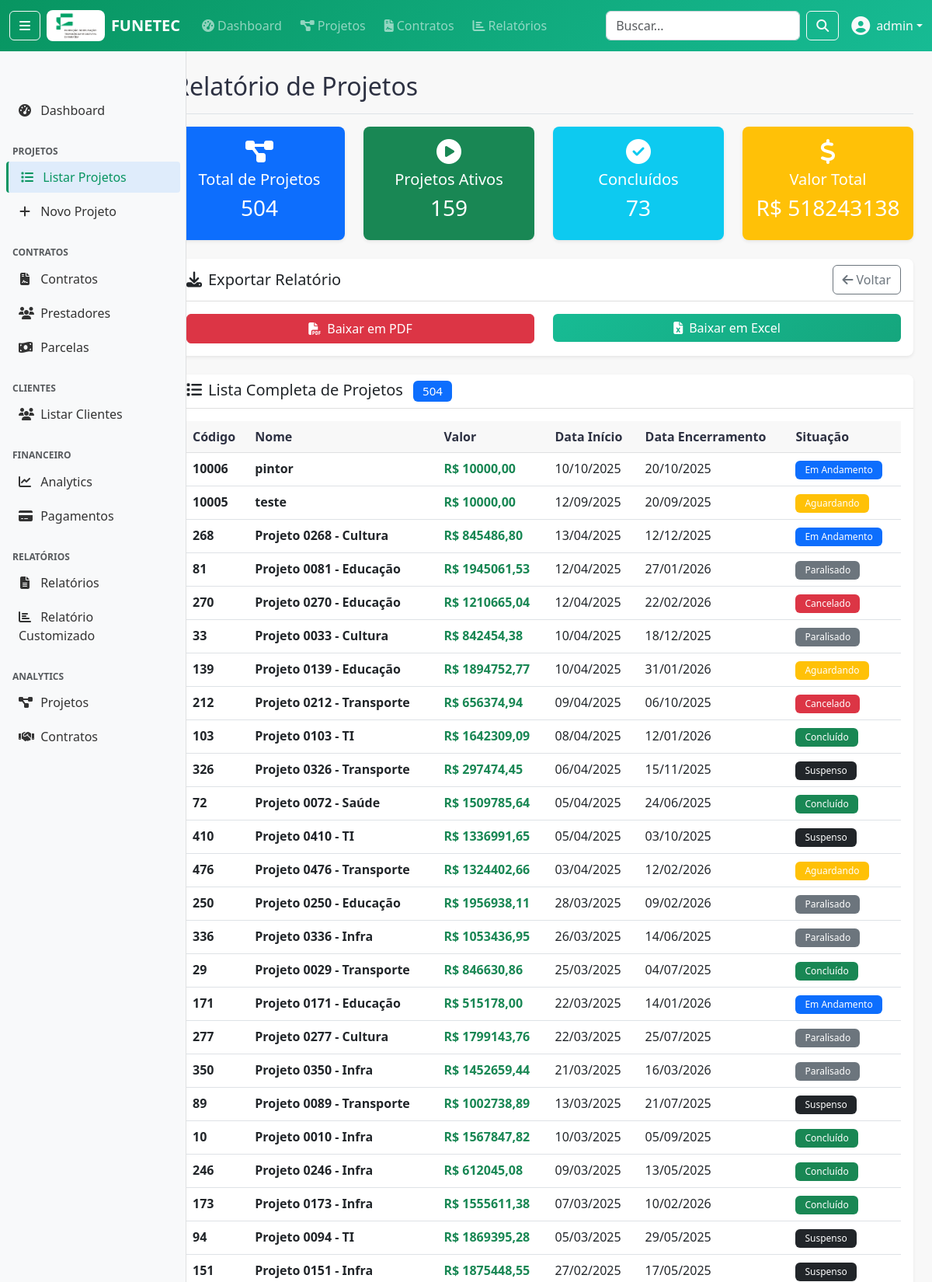
/relatorios/projetos/ (signed in, upper part), run on the app's committed database.
### apps/accounts/models/user.py (models this page shows, shortened)
class User(AbstractUser):
    ROLE_CHOICES = [
        ('admin', 'Administrador'),
        ('ti', 'TI'),
        ('fiscal', 'Fiscal'),
        ('financeiro', 'Financeiro'),
        ('analista', 'Analista'),
        ('cliente', 'Cliente'),
    ]
    DEPARTMENT_CHOICES = [
        ('administrativo', 'Administrativo'),
        ('financeiro', 'Financeiro'),
        ('ti', 'Tecnologia da Informação'),
        ('fiscal', 'Fiscal'),
        ('operacional', 'Operacional'),
        ('diretoria', 'Diretoria'),
    ]
    cpf = models.CharField(
        'CPF', max_length=14, unique=True, null=True, blank=True,
        validators=[RegexValidator(
            regex=r'^\d{3}\.\d{3}\.\d{3}-\d{2}$|^\d{11}$',
            message='CPF deve estar no formato XXX.XXX.XXX-XX ou apenas números'
        )]
    )
    telefone = models.CharField('Telefone', max_length=20, blank=True)
    role = models.CharField('Função', max_length=20, choices=ROLE_CHOICES, default='analista')
    department = models.CharField('Departamento', max_length=30, choices=DEPARTMENT_CHOICES, blank=True)
    is_cliente_externo = models.BooleanField('Cliente Externo', default=False, help_text='Indica se é um cliente externo da FUNETEC')
    last_activity = models.DateTimeField('Última Atividade', null=True, blank=True)
    class Meta:
        verbose_name = 'Usuário'
        verbose_name_plural = 'Usuários'
        ordering = ['-date_joined']
        permissions = [
            ('can_manage_users', 'Pode gerenciar usuários'),
            ('can_view_financial_data', 'Pode ver dados financeiros'),
            ('can_manage_contracts', 'Pode gerenciar contratos'),
            ('can_manage_projects', 'Pode gerenciar projetos'),
            ('can_generate_reports', 'Pode gerar relatórios'),
        ]
    def __str__(self):
        return self.get_full_name() or self.username
    def is_admin(self):
        return self.role == 'admin' or self.is_superuser
    def is_cliente(self):
        return self.role == 'cliente' or self.is_cliente_externo
    def can_manage_projects(self):
        return self.is_admin() or self.has_perm('accounts.can_manage_projects')
    def can_view_financial_data(self):
        return self.role in ['admin', 'financeiro', 'fiscal'] or self.has_perm('accounts.can_view_financial_data')
    def can_manage_contracts(self):
        return self.role in ['admin', 'financeiro'] or self.has_perm('accounts.can_manage_contracts')
    def can_generate_reports(self):
        return not self.is_cliente() or self.has_perm('accounts.can_generate_reports')
    def can_manage_users(self):
        """Verificar se pode gerenciar usuários"""
        return self.is_admin() or self.has_perm('accounts.can_manage_users')

### apps/projetos/models/projeto.py (models this page shows, shortened)
class Projeto(models.Model):
    SITUACAO_CHOICES = [
        ('1', 'Aguardando Início'),
        ('2', 'Em andamento'),
        ('3', 'Paralisado'),
        ('4', 'Suspenso'),
        ('5', 'Cancelado'),
        ('6', 'Concluído'),
    ]
    cod_projeto = models.IntegerField(
        primary_key=True,
        db_column='codProjeto',
        verbose_name='Código do Projeto'
    )
    nome = models.CharField(
        max_length=200,
        verbose_name='Nome do Projeto'
    )
    data_inicio = models.DateField(
        db_column='dataInicio',
        verbose_name='Data de Início'
    )
    data_encerramento = models.DateField(
        db_column='dataEncerramento',
        verbose_name='Data de Encerramento'
    )
    valor = models.DecimalField(
        max_digits=14,
        decimal_places=2,
        verbose_name='Valor Orçado'
    )
    situacao = models.CharField(
        max_length=20,
        choices=SITUACAO_CHOICES,
        default='1',  # Default to 'Aguardando Início'
        verbose_name='Situação'
    )
    class Meta:
        db_table = 'projetos'
        verbose_name = 'Projeto'
        verbose_name_plural = 'Projetos'

### apps/relatorios/views/report_views.py (the view)
# urls.py: path('projetos/', report_views.RelatorioProjetosView.as_view(), name='relatorio_projetos'),
class RelatorioProjetosView(LoginRequiredMixin, TemplateView):
    template_name = 'relatorios/relatorio_projetos.html'
    def get_context_data(self, **kwargs):
        context = super().get_context_data(**kwargs)
        projetos = Projeto.objects.all().order_by('-data_inicio')
        total_projetos = projetos.count()
        projetos_ativos = projetos.filter(situacao__in=['1', '2']).count()
        projetos_concluidos = projetos.filter(situacao='6').count()
        valor_total = projetos.aggregate(total=Sum('valor'))['total'] or 0
        context.update({
            'projetos': projetos,
            'total_projetos': total_projetos,
            'projetos_ativos': projetos_ativos,
            'projetos_concluidos': projetos_concluidos,
            'valor_total': valor_total,
        })
        return context

### templates/relatorios/relatorio_projetos.html (shortened to what this page needs)
{% extends 'base/base.html' %}
{% block page_title %}Relatório de Projetos{% endblock %}
{% block content %}
<div class="row mb-4">
    <div class="col-md-3">
        <div class="card text-center bg-primary text-white">
            <div class="card-body">
                <i class="fas fa-project-diagram fa-2x mb-2"></i>
                <h5>Total de Projetos</h5>
                <h3>{{ total_projetos }}</h3>
            </div>
        </div>
    </div>
    <div class="col-md-3">
        <div class="card text-center bg-success text-white">
            <div class="card-body">
                <i class="fas fa-play-circle fa-2x mb-2"></i>
                <h5>Projetos Ativos</h5>
                <h3>{{ projetos_ativos }}</h3>
            </div>
        </div>
    </div>
    <div class="col-md-3">
        <div class="card text-center bg-info text-white">
            <div class="card-body">
                <i class="fas fa-check-circle fa-2x mb-2"></i>
                <h5>Concluídos</h5>
                <h3>{{ projetos_concluidos }}</h3>
            </div>
        </div>
    </div>
    <div class="col-md-3">
        <div class="card text-center bg-warning text-white">
            <div class="card-body">
                <i class="fas fa-dollar-sign fa-2x mb-2"></i>
                <h5>Valor Total</h5>
                <h3>R$ {{ valor_total|floatformat:0 }}</h3>
            </div>
        </div>
    </div>
</div>
<div class="card mb-4">
    <div class="card-header d-flex justify-content-between align-items-center">
        <h5 class="mb-0">
            <i class="fas fa-download me-2"></i>Exportar Relatório
        </h5>
        <div>
            <a href="{% url 'relatorios:relatorio_list' %}" class="btn btn-outline-secondary">
                <i class="fas fa-arrow-left me-1"></i>Voltar
            </a>
        </div>
    </div>
    <div class="card-body">
        <div class="row">
            <div class="col-md-6">
                <a href="{% url 'relatorios:relatorio_projetos_generate' %}?format=pdf" class="btn btn-danger w-100">
                    <i class="fas fa-file-pdf me-2"></i>Baixar em PDF
                </a>
            </div>
            <div class="col-md-6">
                <a href="{% url 'relatorios:relatorio_projetos_generate' %}?format=excel" class="btn btn-success w-100">
                    <i class="fas fa-file-excel me-2"></i>Baixar em Excel
                </a>
            </div>
        </div>
    </div>
</div>
<div class="card">
    <div class="card-header">
        <h5 class="mb-0">
            <i class="fas fa-list me-2"></i>Lista Completa de Projetos
            <span class="badge bg-primary ms-2">{{ total_projetos }}</span>
        </h5>
    </div>
    <div class="card-body">
        {% if projetos %}
        <div class="table-responsive">
            <table class="table table-hover">
                <thead class="table-light">
                    <tr>
                        <th>Código</th>
                        <th>Nome</th>
                        <th>Valor</th>
                        <th>Data Início</th>
                        <th>Data Encerramento</th>
                        <th>Situação</th>
                    </tr>
                </thead>
                <tbody>
                    {% for projeto in projetos %}
                    <tr>
                        <td><span class="fw-bold">{{ projeto.cod_projeto }}</span></td>
                        <td>
                            <span class="fw-bold">{{ projeto.nome|truncatechars:40 }}</span>
                        </td>
                        <td>
                            <span class="fw-bold text-success">R$ {{ projeto.valor|floatformat:2 }}</span>
                        </td>
                        <td>
                            <span>{{ projeto.data_inicio|date:"d/m/Y"|default:"Não definido" }}</span>
                        </td>
                        <td>
                            <span>{{ projeto.data_encerramento|date:"d/m/Y"|default:"Em andamento" }}</span>
                        </td>
                        <td>
                            {% if projeto.situacao == "1" %}
                            <span class="badge bg-warning">Aguardando</span>
                            {% elif projeto.situacao == "2" %}
                            <span class="badge bg-primary">Em Andamento</span>
                            {% elif projeto.situacao == "3" %}
                            <span class="badge bg-secondary">Paralisado</span>
                            {% elif projeto.situacao == "4" %}
                            <span class="badge bg-dark">Suspenso</span>
                            {% elif projeto.situacao == "5" %}
                            <span class="badge bg-danger">Cancelado</span>
                            {% elif projeto.situacao == "6" %}
                            <span class="badge bg-success">Concluído</span>
                            {% else %}
                            <span class="badge bg-light text-dark">{{ projeto.get_situacao_display|default:"Indefinido" }}</span>
                            {% endif %}
                        </td>
                    </tr>
                    {% endfor %}
                </tbody>
            </table>
        </div>
        {% endif %}
    </div>
</div>
{% endblock %}

### templates/base/navbar.html (shortened to what this page needs)
{% load static %}
<nav class="navbar navbar-expand-md navbar-dark fixed-top" style="background: linear-gradient(135deg, #089561 0%, #17BB94 100%);">
    <div class="container-fluid">
        {% if user.is_authenticated %}
            <button class="btn btn-outline-light me-2" type="button" id="sidebarToggle" title="Recolher/Expandir Menu"
                    aria-label="Toggle sidebar" aria-pressed="false">
                <i class="fas fa-bars"></i>
            </button>
        {% endif %}
        <a class="navbar-brand d-flex align-items-center" href="{% url 'dashboard:index' %}">
            <img src="{% static 'img/logo_funetec.jpg' %}" alt="FUNETEC" height="40" class="me-2" style="border-radius: 8px;">
            FUNETEC
        </a>
        <div class="collapse navbar-collapse" id="navbarNav">
            {% if user.is_authenticated %}
                <ul class="navbar-nav me-auto">
                    <li class="nav-item">
                        <a class="nav-link" href="{% url 'dashboard:index' %}">
                            <i class="fas fa-tachometer-alt me-1"></i>Dashboard
                        </a>
                    </li>
                    {% if user.can_manage_projects %}
                        <li class="nav-item">
                            <a class="nav-link" href="{% url 'projetos:projeto_list' %}">
                                <i class="fas fa-project-diagram me-1"></i>Projetos
                            </a>
                        </li>
                    {% endif %}
                    {% if user.can_manage_contracts %}
                        <li class="nav-item">
                            <a class="nav-link" href="{% url 'contratos:contrato_list' %}">
                                <i class="fas fa-file-contract me-1"></i>Contratos
                            </a>
                        </li>
                    {% endif %}
                    {% if user.can_view_financial_data %}
                        <li class="nav-item">
                            <a class="nav-link" href="{% url 'relatorios:relatorio_list' %}">
                                <i class="fas fa-chart-bar me-1"></i>Relatórios
                            </a>
                        </li>
                    {% endif %}
                </ul>
                <form class="d-flex me-3" method="get" action="{% url 'dashboard:index' %}">
                    <input class="form-control me-2" type="search" placeholder="Buscar..." name="q"
                           value="{{ request.GET.q }}" style="width: 250px;">
                    <button class="btn btn-outline-light" type="submit">
                        <i class="fas fa-search"></i>
                    </button>
                </form>
                <div class="dropdown">
                    <a class="nav-link dropdown-toggle text-light d-flex align-items-center" href="#"
                       id="userDropdown" role="button" data-bs-toggle="dropdown">
                        {% if user.avatar %}
                            <img src="{{ user.avatar.url }}" class="rounded-circle me-2" width="32" height="32">
                        {% else %}
                            <i class="fas fa-user-circle me-2 fs-4"></i>
                        {% endif %}
                        {{ user.get_full_name|default:user.username }}
                    </a>
                </div>
            {% endif %}
        </div>
    </div>
</nav>

### static/css/base.css (style rules this page uses)
* { box-sizing: border-box; }
:root { --primary-color: #089561; --secondary-color: #17BB94; --success-color: #089561; --warning-color: #ffc107; --danger-color: #dc3545; --info-color: #17BB94; --dark-color: #2D3142; --light-color: #F8F8F8; --white-color: #FFFFFF; --navbar-height: 56px; --sidebar-width: 240px; --sidebar-collapsed-width: 60px; }
body { font-family: 'Segoe UI', Tahoma, Geneva, Verdana, sans-serif; background-color: var(--light-color); color: var(--dark-color); padding-top: var(--navbar-height); }
.navbar-brand { font-weight: 700; font-size: 1.25rem; }
.navbar-nav .nav-link { font-weight: 500; padding: 0.5rem 1rem; border-radius: 0.25rem; margin: 0 0.25rem; transition: all 0.15s ease-in-out; }
.card { border: none; box-shadow: 0 0.125rem 0.25rem rgba(0, 0, 0, 0.075); border-radius: 0.5rem; transition: box-shadow 0.15s ease-in-out; }
.card-header { background-color: transparent; border-bottom: 1px solid rgba(0, 0, 0, 0.125); font-weight: 600; }
.btn { font-weight: 500; border-radius: 0.375rem; transition: all 0.15s ease-in-out; }
.btn-success { background: linear-gradient(135deg, var(--secondary-color) 0%, #15a67d 100%); border: none; color: var(--white-color); }
.form-control { border-radius: 0.375rem; border: 1px solid #ced4da; transition: all 0.15s ease-in-out; }
.table { background-color: white; }
.table th { border-top: none; font-weight: 600; background-color: var(--light-color); color: var(--dark-color); }
.badge { font-weight: 500; padding: 0.375rem 0.75rem; border-radius: 0.375rem; }

### data on the page
User: get_full_name "admin"
Projeto: cod_projeto "10006", nome "pintor", valor "10000,00", data_inicio "10/10/2025", data_encerramento "20/10/2025", situacao "Em Andamento"
Projeto: cod_projeto "10005", nome "teste", valor "10000,00", data_inicio "12/09/2025", data_encerramento "20/09/2025", situacao "Aguardando"
Projeto: cod_projeto "268", nome "Projeto 0268 - Cultura", valor "845486,80", data_inicio "13/04/2025", data_encerramento "12/12/2025", situacao "Em Andamento"
Projeto: cod_projeto "81", nome "Projeto 0081 - Educação", valor "1945061,53", data_inicio "12/04/2025", data_encerramento "27/01/2026", situacao "Paralisado"
Projeto: cod_projeto "270", nome "Projeto 0270 - Educação", valor "1210665,04", data_inicio "12/04/2025", data_encerramento "22/02/2026", situacao "Cancelado"
Projeto: cod_projeto "33", nome "Projeto 0033 - Cultura", valor "842454,38", data_inicio "10/04/2025", data_encerramento "18/12/2025", situacao "Paralisado"
Projeto: cod_projeto "139", nome "Projeto 0139 - Educação", valor "1894752,77", data_inicio "10/04/2025", data_encerramento "31/01/2026", situacao "Aguardando"
Projeto: cod_projeto "212", nome "Projeto 0212 - Transporte", valor "656374,94", data_inicio "09/04/2025", data_encerramento "06/10/2025", situacao "Cancelado"
Projeto: cod_projeto "103", nome "Projeto 0103 - TI", valor "1642309,09", data_inicio "08/04/2025", data_encerramento "12/01/2026", situacao "Concluído"
Projeto: cod_projeto "326", nome "Projeto 0326 - Transporte", valor "297474,45", data_inicio "06/04/2025", data_encerramento "15/11/2025", situacao "Suspenso"
Projeto: cod_projeto "72", nome "Projeto 0072 - Saúde", valor "1509785,64", data_inicio "05/04/2025", data_encerramento "24/06/2025", situacao "Concluído"
Projeto: cod_projeto "410", nome "Projeto 0410 - TI", valor "1336991,65", data_inicio "05/04/2025", data_encerramento "03/10/2025", situacao "Suspenso"
Projeto: cod_projeto "476", nome "Projeto 0476 - Transporte", valor "1324402,66", data_inicio "03/04/2025", data_encerramento "12/02/2026", situacao "Aguardando"
Projeto: cod_projeto "250", nome "Projeto 0250 - Educação", valor "1956938,11", data_inicio "28/03/2025", data_encerramento "09/02/2026", situacao "Paralisado"
Projeto: cod_projeto "336", nome "Projeto 0336 - Infra", valor "1053436,95", data_inicio "26/03/2025", data_encerramento "14/06/2025", situacao "Paralisado"
Projeto: cod_projeto "29", nome "Projeto 0029 - Transporte", valor "846630,86", data_inicio "25/03/2025", data_encerramento "04/07/2025", situacao "Concluído"
Projeto: cod_projeto "171", nome "Projeto 0171 - Educação", valor "515178,00", data_inicio "22/03/2025", data_encerramento "14/01/2026", situacao "Em Andamento"
Projeto: cod_projeto "277", nome "Projeto 0277 - Cultura", valor "1799143,76", data_inicio "22/03/2025", data_encerramento "25/07/2025", situacao "Paralisado"
Projeto: cod_projeto "350", nome "Projeto 0350 - Infra", valor "1452659,44", data_inicio "21/03/2025", data_encerramento "16/03/2026", situacao "Paralisado"
Projeto: cod_projeto "89", nome "Projeto 0089 - Transporte", valor "1002738,89", data_inicio "13/03/2025", data_encerramento "21/07/2025", situacao "Suspenso"
Projeto: cod_projeto "10", nome "Projeto 0010 - Infra", valor "1567847,82", data_inicio "10/03/2025", data_encerramento "05/09/2025", situacao "Concluído"
Projeto: cod_projeto "246", nome "Projeto 0246 - Infra", valor "612045,08", data_inicio "09/03/2025", data_encerramento "13/05/2025", situacao "Concluído"
Projeto: cod_projeto "173", nome "Projeto 0173 - Infra", valor "1555611,38", data_inicio "07/03/2025", data_encerramento "10/02/2026", situacao "Concluído"
Projeto: cod_projeto "94", nome "Projeto 0094 - TI", valor "1869395,28", data_inicio "05/03/2025", data_encerramento "29/05/2025", situacao "Suspenso"
Projeto: cod_projeto "151", nome "Projeto 0151 - Infra", valor "1875448,55", data_inicio "27/02/2025", data_encerramento "17/05/2025", situacao "Suspenso"

### other printed values
{{ total_projetos }} "504"
{{ projetos_ativos }} "159"
{{ projetos_concluidos }} "73"
{{ valor_total|floatformat:0 }} "518243138"
